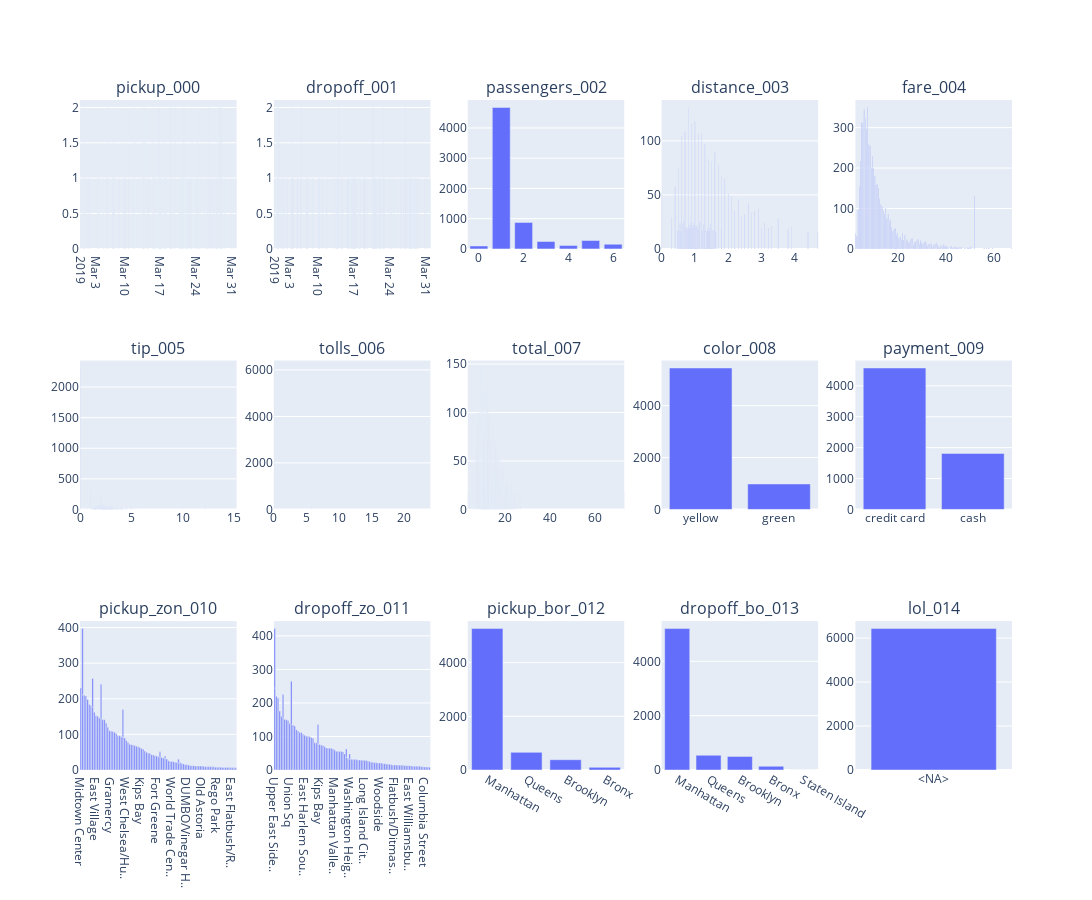

The cell this chart's notebook holds for it:
### Markdown cell above
### describe_df()

### Code cell
df["lol"] = np.nan
df["lol"] = df["lol"].astype("float64")
tbl.describe_df(
    df,
    # "taxis",
    # use_columns=False,
    # renderer="svg",
    top_n_uniques=10,
    top_n_chars_in_columns=10,
    top_n_chars_in_index=15,
)

### Figure 1 — Plotly figure (JSON) as saved in the notebook; plotly's stock layout.template omitted (floating-point values rounded to 4 significant figures)
{"data": [{"hovertemplate": "x=%{x}<br>y=%{y}<extra></extra>", "legendgroup": "", "marker": {"color": "#636efa", "pattern": {"shape": ""}}, "name": "", "orientation": "v", "showlegend": false, "textposition": "auto", "type": "bar", "x": ["2019-03-13 10:57:06", "2019-03-21 08:59:27", "2019-03-01 23:48:39", "2019-03-28 08:21:02", "2019-03-07 19:54:40", "2019-03-24 00:12:23", "2019-03-16 10:37:52", "2019-03-13 17:27:27", "2019-03-22 23:15:20", "2019-03-26 08:02:40", "2019-03-18 20:39:17", "2019-03-27 21:37:43", "2019-03-11 20:28:00", "2019-03-28 18:47:12", "2019-03-15 08:39:34", "2019-03-28 10:05:08", "2019-03-19 14:40:14", "2019-03-06 14:40:57", "2019-03-17 12:10:05", "2019-03-22 12:47:13", "2019-03-16 10:02:25", "2019-03-08 16:18:37", "2019-03-23 11:48:50", "2019-03-10 01:23:59", "2019-03-26 21:07:31", "2019-03-11 10:37:23", "2019-03-30 13:27:42", "2019-03-27 17:53:01", "2019-03-18 21:27:14", "2019-03-20 19:39:42", "2019-03-21 03:37:34", "2019-03-19 07:55:25", "2019-03-27 12:13:34", "2019-03-16 17:53:34", "2019-03-15 12:36:05", "2019-03-23 20:50:49", "2019-03-27 06:28:36", "2019-03-25 22:04:25", "2019-03-25 08:01:01", "2019-03-25 23:05:54", "2019-03-28 17:20:54", "2019-03-04 12:15:39", "2019-03-07 15:15:46", "2019-03-07 16:49:01", "2019-03-03 02:45:36", "2019-03-16 20:30:36", "2019-03-20 12:25:31", "2019-03-06 08:09:03", "2019-03-10 15:14:20", "2019-03-01 02:55:55", "2019-03-17 19:24:50", "2019-03-20 22:29:32", "2019-03-21 10:48:02", "2019-03-01 17:39:58", "2019-03-22 17:28:51", "2019-03-21 18:41:58", "2019-03-18 16:03:14", "2019-03-25 22:50:56", "2019-03-02 10:47:45", "2019-03-24 18:42:56", "2019-03-30 23:59:14", "2019-03-27 19:39:16", "2019-03-14 07:19:29", "2019-03-07 11:19:21", "2019-03-20 11:40:59", "2019-03-13 06:17:45", "2019-03-24 09:53:28", "2019-03-09 19:54:40", "2019-03-04 21:35:00", "2019-03-17 01:28:28", "2019-03-21 21:30:05", "2019-03-20 18:49:24", "2019-03-24 01:13:51", "2019-03-14 12:11:52", "2019-03-05 17:57:00", "2019-03-17 13:55:43", "2019-03-01 23:21:01", "2019-03-09 19:24:01", "2019-03-01 22:49:54", "2019-03-13 10:55:10", "2019-03-21 23:33:55", "2019-03-28 21:59:44", "2019-03-26 10:14:55", "2019-03-02 19:08:25", "2019-03-15 13:42:03", "2019-03-04 13:39:06", "2019-03-22 02:22:01", "2019-03-31 15:43:37", "2019-03-27 19:27:17", "2019-03-13 07:34:09", "2019-03-12 15:44:53", "2019-03-29 08:48:46", "2019-03-16 16:36:34", "2019-03-16 17:38:47", "2019-03-09 13:42:08", "2019-03-05 15:41:23", "2019-03-18 19:57:00", "2019-03-17 22:47:36", "2019-03-15 23:46:05", "2019-03-16 18:57:19"], "xaxis": "x", "y": [2, 2, 2, 2, 2, 2, 2, 2, 2, 2, 2, 2, 2, 2, 2, 2, 2, 2, 2, 1, 1, 1, 1, 1, 1, 1, 1, 1, 1, 1, 1, 1, 1, 1, 1, 1, 1, 1, 1, 1, 1, 1, 1, 1, 1, 1, 1, 1, 1, 1, 1, 1, 1, 1, 1, 1, 1, 1, 1, 1, 1, 1, 1, 1, 1, 1, 1, 1, 1, 1, 1, 1, 1, 1, 1, 1, 1, 1, 1, 1, 1, 1, 1, 1, 1, 1, 1, 1, 1, 1, 1, 1, 1, 1, 1, 1, 1, 1, 1, 1], "yaxis": "y"}, {"hovertemplate": "x=%{x}<br>y=%{y}<extra></extra>", "legendgroup": "", "marker": {"color": "#636efa", "pattern": {"shape": ""}}, "name": "", "orientation": "v", "showlegend": false, "textposition": "auto", "type": "bar", "x": ["2019-03-04 18:08:13", "2019-03-01 19:18:55", "2019-03-06 10:54:59", "2019-03-02 00:58:26", "2019-03-26 17:39:56", "2019-03-13 19:39:35", "2019-03-22 11:06:48", "2019-03-20 10:38:15", "2019-03-26 21:17:29", "2019-03-16 10:22:29", "2019-03-08 16:26:57", "2019-03-23 12:06:14", "2019-03-22 12:58:17", "2019-03-10 01:49:51", "2019-03-11 10:47:31", "2019-03-30 13:37:14", "2019-03-18 21:34:16", "2019-03-27 18:00:25", "2019-03-20 19:45:36", "2019-03-15 12:54:28", "2019-03-19 08:09:17", "2019-03-27 12:25:48", "2019-03-16 18:13:57", "2019-03-25 08:13:27", "2019-03-23 21:02:07", "2019-03-27 06:38:10", "2019-03-25 22:11:30", "2019-03-21 03:44:13", "2019-03-25 23:11:13", "2019-03-28 17:55:57", "2019-03-24 10:01:22", "2019-03-04 12:26:53", "2019-03-20 12:06:41", "2019-03-07 16:57:07", "2019-03-03 03:02:14", "2019-03-16 20:46:22", "2019-03-20 12:45:02", "2019-03-06 08:27:11", "2019-03-10 15:20:17", "2019-03-01 02:57:59", "2019-03-17 19:29:58", "2019-03-20 22:32:24", "2019-03-21 10:57:45", "2019-03-01 18:04:46", "2019-03-22 17:33:51", "2019-03-21 19:15:25", "2019-03-18 16:10:36", "2019-03-25 22:59:51", "2019-03-07 15:50:14", "2019-03-24 19:09:00", "2019-03-30 23:59:17", "2019-03-27 20:00:26", "2019-03-14 07:45:51", "2019-03-07 11:39:09", "2019-03-04 21:53:42", "2019-03-13 06:21:54", "2019-03-02 10:56:08", "2019-03-17 22:55:32", "2019-03-16 17:56:04", "2019-03-29 08:56:07", "2019-03-20 19:12:40", "2019-03-24 01:24:00", "2019-03-14 12:40:54", "2019-03-05 18:45:25", "2019-03-17 14:01:39", "2019-03-01 23:46:28", "2019-03-09 19:33:32", "2019-03-01 22:53:32", "2019-03-13 11:23:25", "2019-03-21 23:36:39", "2019-03-28 22:04:04", "2019-03-26 10:26:58", "2019-03-02 19:31:42", "2019-03-15 13:49:00", "2019-03-04 13:58:52", "2019-03-22 02:30:21", "2019-03-31 15:53:39", "2019-03-27 19:48:47", "2019-03-13 07:38:18", "2019-03-12 16:02:05", "2019-03-02 23:17:34", "2019-03-21 21:39:03", "2019-03-17 02:04:54", "2019-03-05 15:46:30", "2019-03-16 16:54:50", "2019-03-18 20:06:22", "2019-03-28 11:49:30", "2019-03-15 23:59:52", "2019-03-16 19:00:16", "2019-03-14 12:08:32", "2019-03-16 21:21:58", "2019-03-09 20:07:27", "2019-03-03 16:48:36", "2019-03-04 20:24:14", "2019-03-28 23:16:56", "2019-03-16 05:08:20", "2019-03-27 22:41:40", "2019-03-07 11:05:01", "2019-03-11 08:47:21", "2019-03-28 07:41:14"], "xaxis": "x2", "y": [2, 2, 2, 2, 2, 2, 2, 2, 1, 1, 1, 1, 1, 1, 1, 1, 1, 1, 1, 1, 1, 1, 1, 1, 1, 1, 1, 1, 1, 1, 1, 1, 1, 1, 1, 1, 1, 1, 1, 1, 1, 1, 1, 1, 1, 1, 1, 1, 1, 1, 1, 1, 1, 1, 1, 1, 1, 1, 1, 1, 1, 1, 1, 1, 1, 1, 1, 1, 1, 1, 1, 1, 1, 1, 1, 1, 1, 1, 1, 1, 1, 1, 1, 1, 1, 1, 1, 1, 1, 1, 1, 1, 1, 1, 1, 1, 1, 1, 1, 1], "yaxis": "y2"}, {"hovertemplate": "x=%{x}<br>y=%{y}<extra></extra>", "legendgroup": "", "marker": {"color": "#636efa", "pattern": {"shape": ""}}, "name": "", "orientation": "v", "showlegend": false, "textposition": "auto", "type": "bar", "x": [1, 2, 5, 3, 6, 4, 0], "xaxis": "x3", "y": [4678, 876, 277, 243, 153, 110, 96], "yaxis": "y3"}, {"hovertemplate": "x=%{x}<br>y=%{y}<extra></extra>", "legendgroup": "", "marker": {"color": "#636efa", "pattern": {"shape": ""}}, "name": "", "orientation": "v", "showlegend": false, "textposition": "auto", "type": "bar", "x": [0.8, 1.0, 0.9, 0.7, 1.2, 1.1, 0.6, 1.3, 1.6, 1.4, 1.5, 1.7, 0.5, 1.8, 1.9, 0.4, 2.0, 0.0, 2.1, 2.3, 2.6, 2.9, 2.2, 2.8, 2.7, 2.5, 2.4, 0.3, 3.5, 0.66, 0.88, 1.15, 0.55, 3.1, 0.95, 0.87, 1.46, 0.64, 1.27, 0.81, 0.91, 1.02, 0.97, 1.06, 0.89, 0.84, 1.26, 3.3, 0.86, 1.47, 0.73, 0.99, 3.9, 0.68, 1.38, 1.01, 1.43, 1.03, 0.77, 0.82, 3.2, 1.14, 0.94, 1.79, 0.98, 3.0, 1.04, 1.49, 1.13, 1.11, 0.74, 3.8, 0.85, 1.05, 1.09, 1.08, 0.93, 1.52, 0.48, 1.21, 0.78, 1.32, 1.55, 1.19, 1.42, 1.37, 1.45, 0.71, 1.07, 1.28, 1.34, 0.58, 4.7, 1.39, 1.63, 0.49, 0.53, 0.62, 4.4, 1.22], "xaxis": "x4", "y": [131, 118, 116, 108, 107, 106, 104, 97, 90, 83, 81, 78, 75, 67, 65, 58, 51, 51, 49, 46, 42, 37, 35, 35, 34, 32, 30, 29, 28, 26, 25, 25, 24, 24, 24, 23, 23, 23, 23, 22, 22, 22, 22, 22, 22, 22, 21, 21, 21, 20, 20, 20, 20, 19, 19, 19, 19, 19, 19, 19, 19, 19, 19, 19, 19, 19, 18, 18, 18, 18, 18, 18, 18, 18, 18, 18, 17, 17, 17, 17, 17, 17, 17, 17, 17, 16, 16, 16, 16, 16, 16, 16, 16, 16, 16, 16, 16, 16, 16, 15], "yaxis": "y4"}, {"hovertemplate": "x=%{x}<br>y=%{y}<extra></extra>", "legendgroup": "", "marker": {"color": "#636efa", "pattern": {"shape": ""}}, "name": "", "orientation": "v", "showlegend": false, "textposition": "auto", "type": "bar", "x": [7.5, 6.0, 6.5, 5.0, 5.5, 7.0, 8.0, 8.5, 9.5, 4.5, 9.0, 10.0, 10.5, 11.5, 11.0, 4.0, 12.0, 52.0, 12.5, 13.0, 13.5, 15.0, 3.5, 14.0, 14.5, 16.0, 15.5, 17.0, 16.5, 17.5, 19.0, 18.5, 18.0, 20.0, 2.5, 22.0, 19.5, 23.0, 3.0, 21.0, 26.0, 20.5, 25.5, 28.5, 24.0, 29.5, 22.5, 21.5, 28.0, 23.5, 31.5, 27.0, 27.5, 25.0, 31.0, 30.0, 24.5, 36.0, 32.0, 33.5, 34.0, 33.0, 39.0, 30.5, 29.0, 36.5, 35.5, 40.0, 26.5, 38.0, 35.0, 42.5, 40.5, 38.5, 37.0, 44.0, 32.5, 39.5, 50.5, 42.0, 34.5, 43.5, 45.0, 46.0, 41.0, 50.0, 43.0, 46.5, 59.5, 45.5, 37.5, 49.0, 48.0, 19.26, 57.0, 49.5, 56.0, 67.5, 58.0, 44.5], "xaxis": "x5", "y": [350, 345, 323, 313, 312, 296, 258, 254, 229, 217, 201, 199, 179, 160, 159, 154, 150, 131, 124, 110, 104, 101, 97, 94, 86, 85, 76, 72, 68, 54, 51, 49, 43, 40, 39, 38, 35, 34, 31, 30, 27, 26, 24, 24, 23, 22, 22, 21, 20, 20, 18, 17, 17, 17, 17, 16, 15, 15, 13, 13, 13, 12, 12, 12, 12, 11, 10, 9, 9, 9, 9, 7, 6, 6, 6, 6, 6, 5, 5, 5, 4, 4, 4, 4, 4, 3, 3, 3, 3, 3, 3, 3, 3, 2, 2, 2, 2, 2, 2, 2], "yaxis": "y5"}, {"hovertemplate": "x=%{x}<br>y=%{y}<extra></extra>", "legendgroup": "", "marker": {"color": "#636efa", "pattern": {"shape": ""}}, "name": "", "orientation": "v", "showlegend": false, "textposition": "auto", "type": "bar", "x": [0.0, 1.0, 2.0, 2.16, 1.86, 3.0, 2.26, 2.36, 1.96, 1.5, 1.76, 2.06, 1.66, 1.95, 2.46, 2.76, 2.66, 2.15, 1.56, 2.45, 2.96, 5.0, 3.16, 2.86, 1.2, 1.75, 3.06, 2.56, 2.25, 2.05, 1.85, 1.46, 2.95, 3.05, 3.36, 4.0, 3.26, 2.55, 2.2, 1.7, 3.45, 1.55, 2.35, 2.85, 2.5, 1.65, 3.76, 2.65, 2.75, 3.66, 2.32, 3.46, 2.7, 3.2, 3.56, 2.08, 4.46, 3.15, 12.21, 3.7, 3.95, 3.25, 3.86, 1.32, 3.96, 3.65, 4.16, 1.26, 4.05, 4.45, 1.25, 0.7, 6.0, 1.77, 4.96, 4.26, 1.4, 1.06, 3.75, 3.55, 4.06, 2.34, 0.5, 10.0, 4.08, 3.35, 1.36, 5.26, 4.15, 4.66, 4.36, 4.56, 2.94, 3.08, 1.47, 2.82, 2.58, 15.26, 1.45, 8.0], "xaxis": "x6", "y": [2311, 312, 211, 89, 79, 77, 74, 74, 73, 71, 69, 64, 58, 57, 53, 52, 52, 51, 49, 46, 43, 42, 41, 40, 40, 38, 38, 36, 36, 36, 35, 35, 35, 34, 32, 32, 29, 29, 29, 29, 28, 28, 27, 27, 25, 25, 25, 24, 23, 23, 22, 21, 21, 20, 19, 18, 18, 18, 18, 17, 16, 15, 15, 15, 14, 14, 13, 13, 13, 13, 13, 12, 12, 12, 12, 12, 12, 12, 11, 11, 11, 11, 11, 11, 11, 10, 10, 10, 10, 10, 9, 9, 9, 9, 9, 9, 9, 8, 8, 8], "yaxis": "y6"}, {"hovertemplate": "x=%{x}<br>y=%{y}<extra></extra>", "legendgroup": "", "marker": {"color": "#636efa", "pattern": {"shape": ""}}, "name": "", "orientation": "v", "showlegend": false, "textposition": "auto", "type": "bar", "x": [0.0, 5.76, 2.64, 11.52, 12.5, 5.54, 6.12, 8.4, 17.28, 16.26, 9.5, 5.75, 24.02, 8.5, 18.9, 4.75], "xaxis": "x7", "y": [6083, 324, 7, 4, 2, 2, 2, 1, 1, 1, 1, 1, 1, 1, 1, 1], "yaxis": "y7"}, {"hovertemplate": "x=%{x}<br>y=%{y}<extra></extra>", "legendgroup": "", "marker": {"color": "#636efa", "pattern": {"shape": ""}}, "name": "", "orientation": "v", "showlegend": false, "textposition": "auto", "type": "bar", "x": [9.3, 11.3, 11.8, 9.8, 10.3, 8.8, 12.3, 8.3, 10.8, 12.8, 13.8, 7.8, 12.96, 13.3, 7.3, 11.16, 14.8, 14.16, 14.3, 11.76, 13.56, 10.56, 15.8, 12.36, 16.8, 6.8, 15.3, 9.96, 14.76, 17.8, 15.96, 17.3, 16.3, 16.56, 9.36, 12.95, 11.75, 17.76, 18.96, 17.16, 14.75, 5.8, 18.3, 6.3, 18.36, 10.55, 15.36, 19.3, 8.76, 13.55, 12.35, 11.15, 21.8, 20.8, 20.16, 22.8, 18.8, 19.56, 14.15, 15.95, 17.15, 22.56, 20.3, 15.35, 19.8, 9.95, 21.3, 18.35, 21.96, 9.35, 11.0, 20.76, 11.62, 16.55, 12.25, 13.0, 13.5, 21.36, 4.8, 25.8, 22.3, 18.95, 3.3, 26.76, 73.27, 17.75, 5.3, 16.0, 4.3, 23.3, 23.8, 26.8, 19.55, 23.16, 17.25, 10.38, 24.8, 9.75, 20.75, 24.3], "xaxis": "x8", "y": [146, 129, 122, 121, 121, 118, 101, 100, 98, 95, 92, 91, 89, 85, 84, 79, 76, 74, 73, 73, 73, 69, 68, 64, 60, 59, 59, 56, 53, 52, 52, 51, 51, 50, 47, 46, 43, 42, 41, 40, 39, 38, 38, 37, 37, 36, 36, 36, 35, 34, 33, 32, 32, 32, 32, 29, 29, 29, 28, 27, 27, 26, 26, 26, 26, 26, 25, 25, 23, 23, 21, 21, 21, 20, 20, 20, 19, 19, 19, 19, 18, 18, 18, 18, 18, 18, 17, 17, 16, 16, 16, 15, 15, 15, 15, 15, 14, 14, 14, 14], "yaxis": "y8"}, {"hovertemplate": "x=%{x}<br>y=%{y}<extra></extra>", "legendgroup": "", "marker": {"color": "#636efa", "pattern": {"shape": ""}}, "name": "", "orientation": "v", "showlegend": false, "textposition": "auto", "type": "bar", "x": ["yellow", "green"], "xaxis": "x9", "y": [5451, 982], "yaxis": "y9"}, {"hovertemplate": "x=%{x}<br>y=%{y}<extra></extra>", "legendgroup": "", "marker": {"color": "#636efa", "pattern": {"shape": ""}}, "name": "", "orientation": "v", "showlegend": false, "textposition": "auto", "type": "bar", "x": ["credit card", "cash"], "xaxis": "x10", "y": [4577, 1812], "yaxis": "y10"}, {"hovertemplate": "x=%{x}<br>y=%{y}<extra></extra>", "legendgroup": "", "marker": {"color": "#636efa", "pattern": {"shape": ""}}, "name": "", "orientation": "v", "showlegend": false, "textposition": "auto", "type": "bar", "x": ["Midtown Center", "Upper East Side..", "Penn Station/Ma..", "Clinton East", "Midtown East", "Upper East Side..", "Times Sq/Theatr..", "Union Sq", "Lincoln Square ..", "Murray Hill", "East Village", "JFK Airport", "LaGuardia Airpo..", "Upper West Side..", "Midtown South", "Midtown North", "East Chelsea", "Lenox Hill West", "West Village", "Gramercy", "Garment Distric..", "Sutton Place/Tu..", "Yorkville West", "Upper West Side..", "Flatiron", "Lenox Hill East", "East Harlem Sou..", "Greenwich Villa..", "TriBeCa/Civic C..", "West Chelsea/Hu..", "Lincoln Square ..", "Lower East Side", "Greenwich Villa..", "East Harlem Nor..", "Yorkville East", "Central Park", "Central Harlem", "UN/Turtle Bay S..", "Astoria", "Morningside Hei..", "Kips Bay", "Meatpacking/Wes..", "Little Italy/No..", "Manhattan Valle..", "Hudson Sq", "SoHo", "Battery Park Ci..", "Central Harlem ..", "Clinton West", "Fort Greene", "Downtown Brookl..", "Financial Distr..", "Elmhurst", "Brooklyn Height..", "Washington Heig..", "Jackson Heights", "Woodside", "Forest Hills", "World Trade Cen..", "Hamilton Height..", "Park Slope", "Boerum Hill", "Long Island Cit..", "Bloomingdale", "Steinway", "Sunnyside", "Financial Distr..", "Williamsburg (N..", "DUMBO/Vinegar H..", "Chinatown", "Two Bridges/Sew..", "Crown Heights N..", "Jamaica", "Cobble Hill", "Queensbridge/Ra..", "Williamsburg (S..", "Seaport", "Old Astoria", "East New York", "Long Island Cit..", "Alphabet City", "Bushwick South", "Greenpoint", "Manhattanville", "East Concourse/..", "Stuyvesant Heig..", "Mott Haven/Port..", "Rego Park", "Parkchester", "Sheepshead Bay", "Washington Heig..", "Stuy Town/Peter..", "East Flatbush/F..", "Clinton Hill", "Flushing", "Carroll Gardens", "Starrett City", "East Flatbush/R..", "South Jamaica", "Coney Island"], "xaxis": "x11", "y": [230, 211, 210, 208, 198, 186, 184, 180, 177, 162, 152, 151, 146, 144, 141, 141, 131, 120, 110, 109, 108, 106, 102, 97, 96, 96, 93, 93, 90, 83, 80, 77, 77, 72, 71, 70, 68, 67, 65, 63, 60, 58, 53, 50, 47, 47, 43, 42, 40, 39, 37, 35, 35, 34, 32, 31, 26, 24, 24, 23, 22, 21, 20, 20, 18, 17, 16, 15, 15, 14, 12, 12, 12, 11, 11, 11, 11, 11, 10, 10, 9, 9, 9, 9, 9, 9, 8, 8, 8, 8, 7, 7, 7, 7, 7, 7, 6, 6, 6, 6], "yaxis": "y11"}, {"hovertemplate": "x=%{x}<br>y=%{y}<extra></extra>", "legendgroup": "", "marker": {"color": "#636efa", "pattern": {"shape": ""}}, "name": "", "orientation": "v", "showlegend": false, "textposition": "auto", "type": "bar", "x": ["Upper East Side..", "Murray Hill", "Midtown Center", "Upper East Side..", "Midtown East", "Times Sq/Theatr..", "Lincoln Square ..", "Clinton East", "East Village", "Penn Station/Ma..", "Union Sq", "Upper West Side..", "Lenox Hill West", "Midtown North", "Upper West Side..", "East Chelsea", "Midtown South", "Lenox Hill East", "Gramercy", "Yorkville West", "East Harlem Sou..", "West Village", "West Chelsea/Hu..", "Sutton Place/Tu..", "Garment Distric..", "UN/Turtle Bay S..", "Central Park", "TriBeCa/Civic C..", "Greenwich Villa..", "Kips Bay", "Flatiron", "Lower East Side", "Central Harlem ..", "Lincoln Square ..", "Clinton West", "LaGuardia Airpo..", "Yorkville East", "East Harlem Nor..", "Central Harlem", "Manhattan Valle..", "Greenwich Villa..", "JFK Airport", "Morningside Hei..", "Meatpacking/Wes..", "Astoria", "Little Italy/No..", "Battery Park Ci..", "Financial Distr..", "Jackson Heights", "Washington Heig..", "Park Slope", "SoHo", "Alphabet City", "Hudson Sq", "Fort Greene", "Crown Heights N..", "Two Bridges/Sew..", "Brooklyn Height..", "Long Island Cit..", "Sunnyside", "Boerum Hill", "Hamilton Height..", "Financial Distr..", "World Trade Cen..", "Stuy Town/Peter..", "Clinton Hill", "Elmhurst", "Forest Hills", "Woodside", "Steinway", "Old Astoria", "Downtown Brookl..", "Seaport", "Queensbridge/Ra..", "Bloomingdale", "Williamsburg (N..", "Manhattanville", "Flatbush/Ditmas..", "Washington Heig..", "Bedford", "Williamsburg (S..", "DUMBO/Vinegar H..", "Greenpoint", "East Concourse/..", "Stuyvesant Heig..", "Carroll Gardens", "Cobble Hill", "East Williamsbu..", "Bushwick South", "South Ozone Par..", "East New York", "Crown Heights S..", "Chinatown", "Bushwick North", "Melrose South", "West Concourse", "Columbia Street", "Hillcrest/Pomon..", "Prospect-Leffer..", "Middle Village"], "xaxis": "x12", "y": [245, 220, 215, 177, 176, 160, 156, 151, 150, 148, 139, 135, 134, 131, 130, 120, 116, 112, 112, 107, 104, 101, 101, 99, 97, 95, 81, 81, 78, 76, 74, 73, 69, 69, 66, 65, 65, 65, 63, 60, 58, 56, 55, 55, 55, 54, 48, 38, 34, 33, 32, 31, 31, 31, 30, 30, 29, 29, 28, 28, 27, 25, 25, 23, 23, 22, 22, 21, 21, 21, 19, 19, 18, 17, 17, 16, 15, 15, 15, 15, 14, 14, 14, 14, 13, 13, 13, 13, 12, 11, 11, 11, 11, 11, 10, 10, 9, 9, 9, 8], "yaxis": "y12"}, {"hovertemplate": "x=%{x}<br>y=%{y}<extra></extra>", "legendgroup": "", "marker": {"color": "#636efa", "pattern": {"shape": ""}}, "name": "", "orientation": "v", "showlegend": false, "textposition": "auto", "type": "bar", "x": ["Manhattan", "Queens", "Brooklyn", "Bronx"], "xaxis": "x13", "y": [5268, 657, 383, 99], "yaxis": "y13"}, {"hovertemplate": "x=%{x}<br>y=%{y}<extra></extra>", "legendgroup": "", "marker": {"color": "#636efa", "pattern": {"shape": ""}}, "name": "", "orientation": "v", "showlegend": false, "textposition": "auto", "type": "bar", "x": ["Manhattan", "Queens", "Brooklyn", "Bronx", "Staten Island"], "xaxis": "x14", "y": [5206, 542, 501, 137, 2], "yaxis": "y14"}, {"hovertemplate": "x=%{x}<br>y=%{y}<extra></extra>", "legendgroup": "", "marker": {"color": "#636efa", "pattern": {"shape": ""}}, "name": "", "orientation": "v", "showlegend": false, "textposition": "auto", "type": "bar", "x": ["<NA>"], "xaxis": "x15", "y": [6433], "yaxis": "y15"}], "layout": {"annotations": [{"font": {"size": 16}, "showarrow": false, "text": "pickup_000", "x": 0.084, "xanchor": "center", "xref": "paper", "y": 1, "yanchor": "bottom", "yref": "paper"}, {"font": {"size": 16}, "showarrow": false, "text": "dropoff_001", "x": 0.292, "xanchor": "center", "xref": "paper", "y": 1, "yanchor": "bottom", "yref": "paper"}, {"font": {"size": 16}, "showarrow": false, "text": "passengers_002", "x": 0.5, "xanchor": "center", "xref": "paper", "y": 1, "yanchor": "bottom", "yref": "paper"}, {"font": {"size": 16}, "showarrow": false, "text": "distance_003", "x": 0.708, "xanchor": "center", "xref": "paper", "y": 1, "yanchor": "bottom", "yref": "paper"}, {"font": {"size": 16}, "showarrow": false, "text": "fare_004", "x": 0.916, "xanchor": "center", "xref": "paper", "y": 1, "yanchor": "bottom", "yref": "paper"}, {"font": {"size": 16}, "showarrow": false, "text": "tip_005", "x": 0.084, "xanchor": "center", "xref": "paper", "y": 0.6111, "yanchor": "bottom", "yref": "paper"}, {"font": {"size": 16}, "showarrow": false, "text": "tolls_006", "x": 0.292, "xanchor": "center", "xref": "paper", "y": 0.6111, "yanchor": "bottom", "yref": "paper"}, {"font": {"size": 16}, "showarrow": false, "text": "total_007", "x": 0.5, "xanchor": "center", "xref": "paper", "y": 0.6111, "yanchor": "bottom", "yref": "paper"}, {"font": {"size": 16}, "showarrow": false, "text": "color_008", "x": 0.708, "xanchor": "center", "xref": "paper", "y": 0.6111, "yanchor": "bottom", "yref": "paper"}, {"font": {"size": 16}, "showarrow": false, "text": "payment_009", "x": 0.916, "xanchor": "center", "xref": "paper", "y": 0.6111, "yanchor": "bottom", "yref": "paper"}, {"font": {"size": 16}, "showarrow": false, "text": "pickup_zon_010", "x": 0.084, "xanchor": "center", "xref": "paper", "y": 0.2222, "yanchor": "bottom", "yref": "paper"}, {"font": {"size": 16}, "showarrow": false, "text": "dropoff_zo_011", "x": 0.292, "xanchor": "center", "xref": "paper", "y": 0.2222, "yanchor": "bottom", "yref": "paper"}, {"font": {"size": 16}, "showarrow": false, "text": "pickup_bor_012", "x": 0.5, "xanchor": "center", "xref": "paper", "y": 0.2222, "yanchor": "bottom", "yref": "paper"}, {"font": {"size": 16}, "showarrow": false, "text": "dropoff_bo_013", "x": 0.708, "xanchor": "center", "xref": "paper", "y": 0.2222, "yanchor": "bottom", "yref": "paper"}, {"font": {"size": 16}, "showarrow": false, "text": "lol_014", "x": 0.916, "xanchor": "center", "xref": "paper", "y": 0.2222, "yanchor": "bottom", "yref": "paper"}], "height": 900, "width": 1500, "xaxis": {"anchor": "y", "domain": [0, 0.168]}, "xaxis10": {"anchor": "y10", "domain": [0.832, 1]}, "xaxis11": {"anchor": "y11", "domain": [0, 0.168]}, "xaxis12": {"anchor": "y12", "domain": [0.208, 0.376]}, "xaxis13": {"anchor": "y13", "domain": [0.416, 0.584]}, "xaxis14": {"anchor": "y14", "domain": [0.624, 0.792]}, "xaxis15": {"anchor": "y15", "domain": [0.832, 1]}, "xaxis2": {"anchor": "y2", "domain": [0.208, 0.376]}, "xaxis3": {"anchor": "y3", "domain": [0.416, 0.584]}, "xaxis4": {"anchor": "y4", "domain": [0.624, 0.792]}, "xaxis5": {"anchor": "y5", "domain": [0.832, 1]}, "xaxis6": {"anchor": "y6", "domain": [0, 0.168]}, "xaxis7": {"anchor": "y7", "domain": [0.208, 0.376]}, "xaxis8": {"anchor": "y8", "domain": [0.416, 0.584]}, "xaxis9": {"anchor": "y9", "domain": [0.624, 0.792]}, "yaxis": {"anchor": "x", "domain": [0.7778, 1]}, "yaxis10": {"anchor": "x10", "domain": [0.3889, 0.6111]}, "yaxis11": {"anchor": "x11", "domain": [0, 0.2222]}, "yaxis12": {"anchor": "x12", "domain": [0, 0.2222]}, "yaxis13": {"anchor": "x13", "domain": [0, 0.2222]}, "yaxis14": {"anchor": "x14", "domain": [0, 0.2222]}, "yaxis15": {"anchor": "x15", "domain": [0, 0.2222]}, "yaxis2": {"anchor": "x2", "domain": [0.7778, 1]}, "yaxis3": {"anchor": "x3", "domain": [0.7778, 1]}, "yaxis4": {"anchor": "x4", "domain": [0.7778, 1]}, "yaxis5": {"anchor": "x5", "domain": [0.7778, 1]}, "yaxis6": {"anchor": "x6", "domain": [0.3889, 0.6111]}, "yaxis7": {"anchor": "x7", "domain": [0.3889, 0.6111]}, "yaxis8": {"anchor": "x8", "domain": [0.3889, 0.6111]}, "yaxis9": {"anchor": "x9", "domain": [0.3889, 0.6111]}}}
